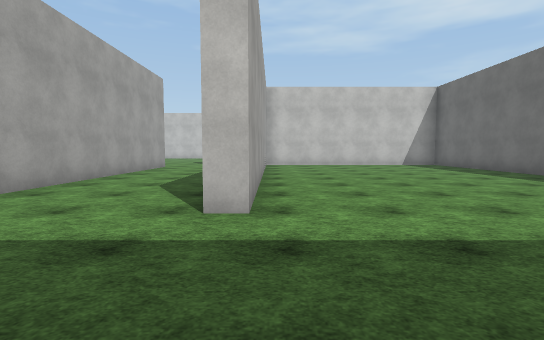
[1] (above)

18 first-person views from a walk through a 3-D level made in the Unity game engine. The camera is 1.4 m above the floor, tilts 4° down and sees 85° across. The floor is counted in squares, 2 m on a side. Each view is taken from the middle of a square. On the plan, view 1 faces up. The plan holds only what a view shows up to about 10 squares ahead; the rest is blank. The place goes on beyond the plan. The player is left out. Surface patterns are stand-ins for the level's own textures.

[2]
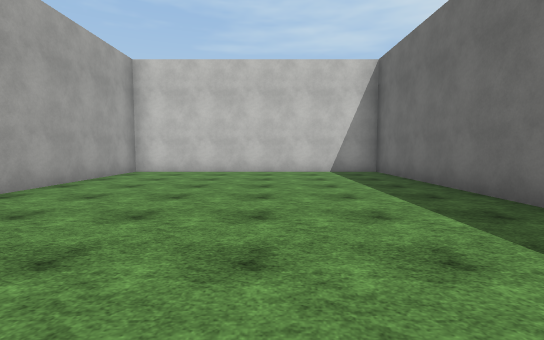

[3]
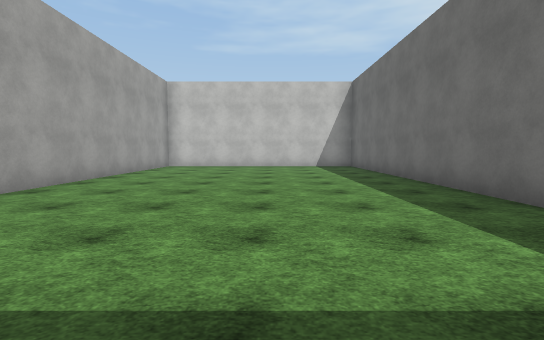

[4]
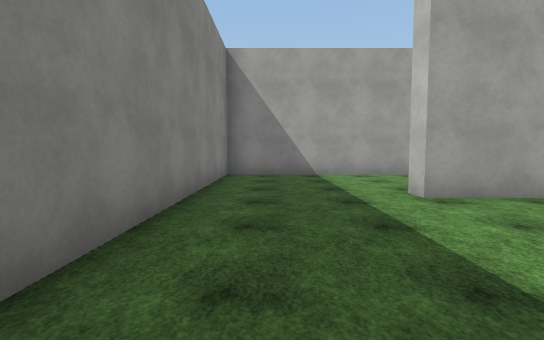

[5]
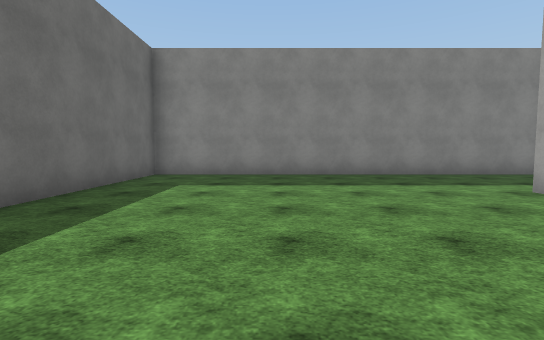

[6]
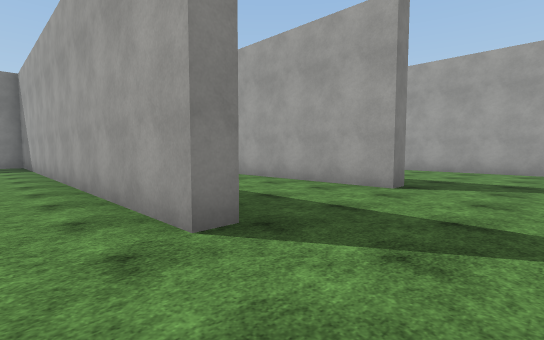

[7]
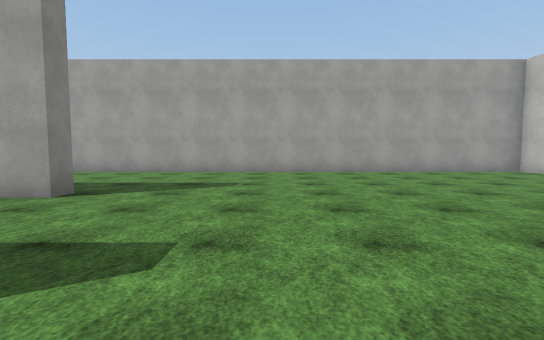

[8]
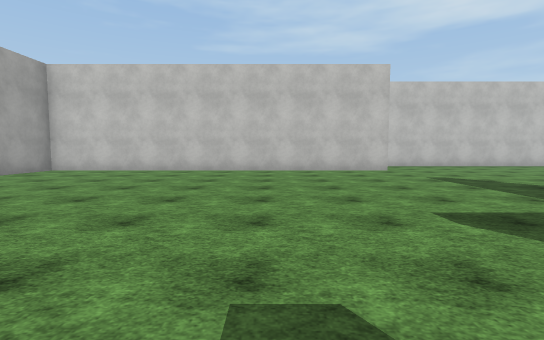

[9]
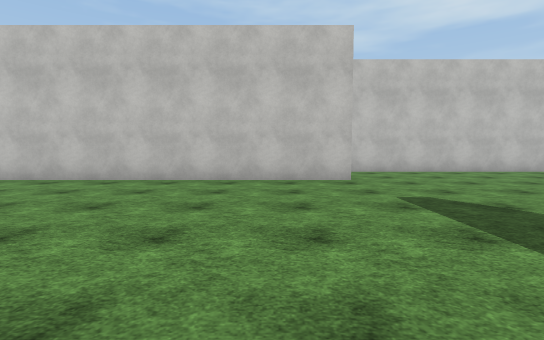

[10]
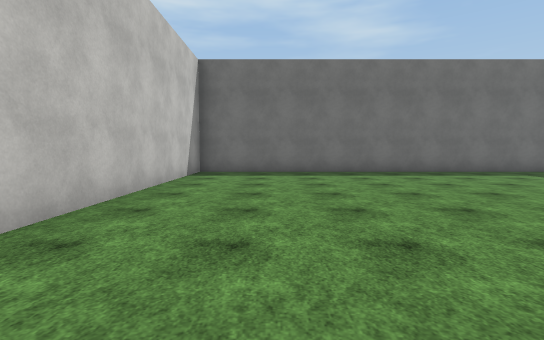

[11]
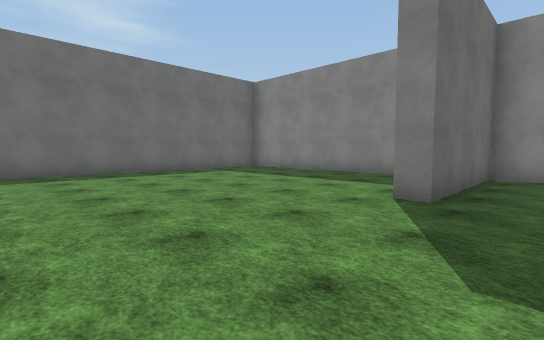

[12]
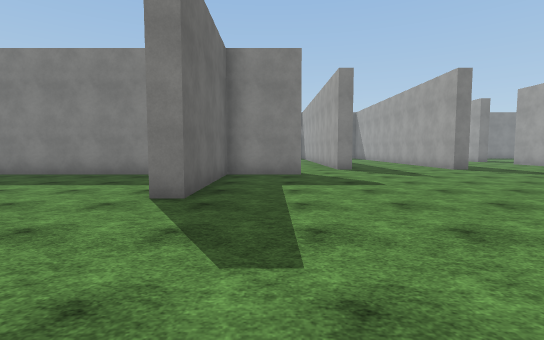

[13]
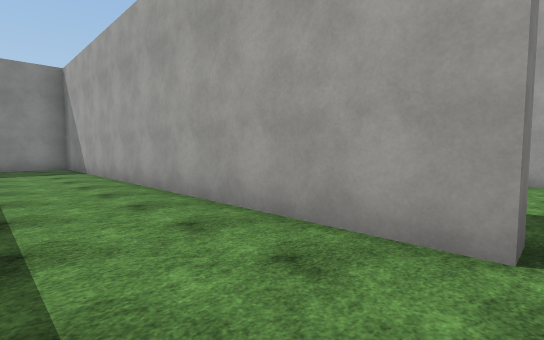

[14]
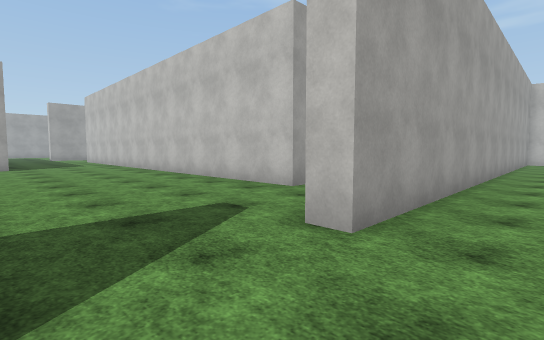

[15]
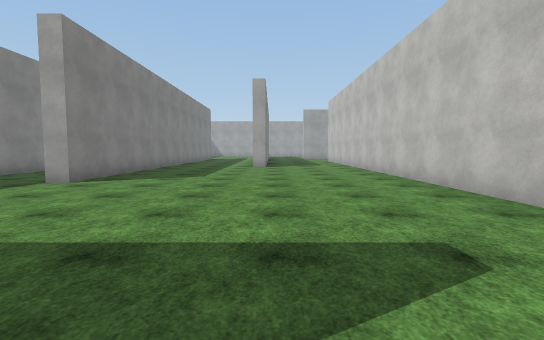

[16]
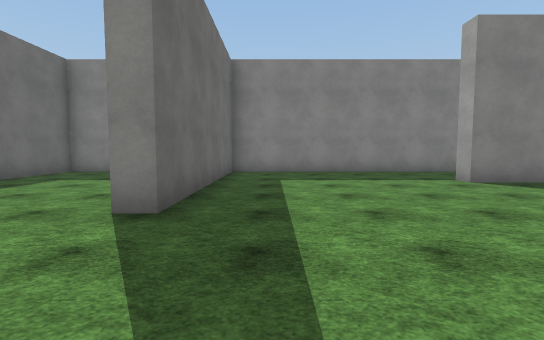

[17]
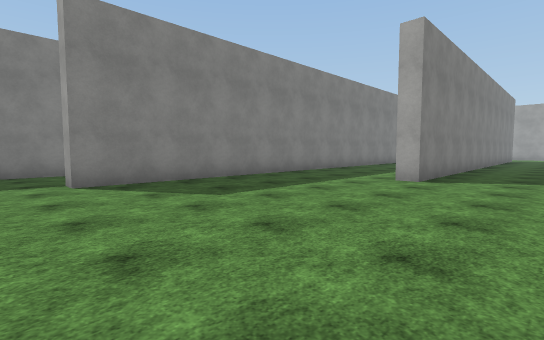

[18]
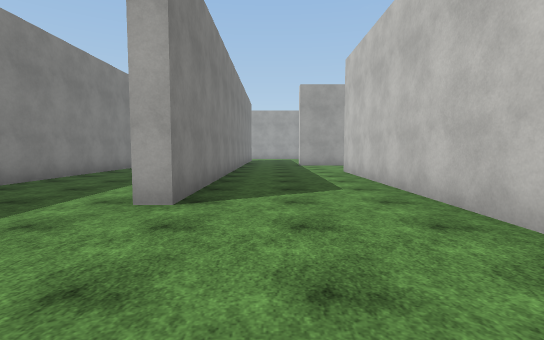

### Floor plan
Points are (right, up) in squares from view 1. A wall is a line through its corners. A room is listed if a view was taken in it or the views show most of it. See-through windows are left out.
Room 1 (views 1, 2, 3, 4, 5)
walls: (-4.2, 2.5) (-4.2, -0.2) (7.3, -0.2) (7.3, 13.2) (-0.2, 13.2) (-0.2, 3.2) (-0.7, 3.2)
ways out: opening at (-3, 3.3) to room 2
Room 2 (views 6, 7, 8, 9, 10, 11, 12, 13, 14, 15, 16, 17, 18)
walls: (-8.9, 11.8) (-8.3, 11.8) (-8.3, 0); (-15.7, 10.8) (-15.7, 10.3) (-30.4, 10.3); (-4.9, 11.8) (-4.3, 11.8) (-4.2, 2.5); (-2.9, 13.7) (-0.8, 13.7) (-0.8, 17.8) (-0.2, 17.8); (-10, -0.2) (-8.8, -0.2) (-8.8, 2.3); (-8, -0.2) (-6.5, -0.2); (1.4, 13.7) (5.6, 13.7); (-2.1, 22.7) (-13.3, 22.7) (-13.2, 8.2) (-13.7, 8.2); (-22.5, -0.2) (-13.8, -0.2) (-13.8, 5.8) (-13.2, 5.8); (7.3, 14.5) (7.3, 25.2) (-1.5, 25.2); (-30.9, 6.8) (-24.7, 6.8) (-24.7, 6.2); (-31, 2.8) (-19.2, 2.8) (-19.2, 2.2)
ways out: opening at (-3, 3.3) to room 1

Positions as (right, up) in squares from view 1, and headings:
1: (0, 0), facing up
2: (4, 4), facing up
3: (4, 1), facing up
4: (4, 1), facing left
5: (4, 8), facing down
6: (-3, 14), facing down-left
7: (-4, 15), facing left
8: (-6, 13), facing up
9: (-4, 16), facing up
10: (-2, 23), facing right
11: (-2, 22), facing down-right
12: (-2, 22), facing down
13: (-6, 12), facing down-left
14: (-12, 6), facing up-left
15: (-13, 7), facing left
16: (-15, 9), facing down
17: (-18, 9), facing down-left
18: (-21, 8), facing left
